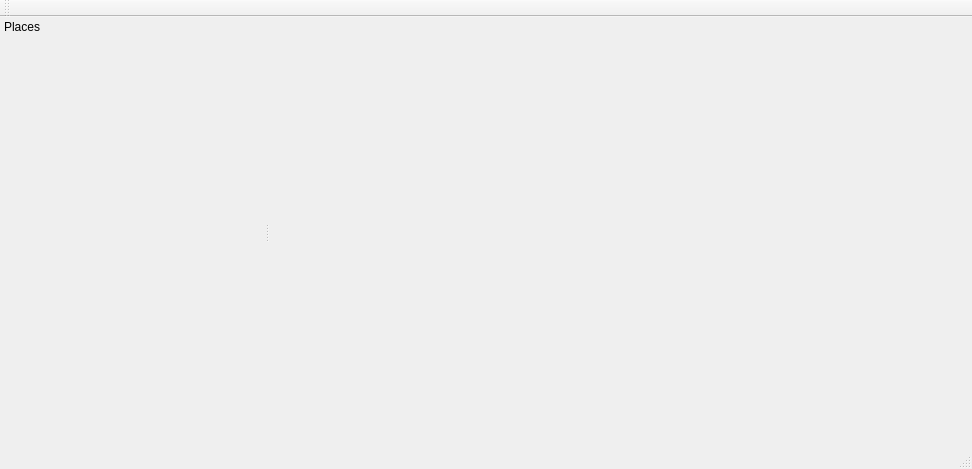
<?xml version="1.0" encoding="UTF-8"?>
<ui version="4.0">
 <class>MainWindow</class>
 <widget class="QMainWindow" name="MainWindow">
  <property name="geometry">
   <rect>
    <x>0</x>
    <y>0</y>
    <width>972</width>
    <height>469</height>
   </rect>
  </property>
  <property name="windowTitle">
   <string>MainWindow</string>
  </property>
  <property name="dockOptions">
   <set>QMainWindow::AllowNestedDocks|QMainWindow::AllowTabbedDocks|QMainWindow::AnimatedDocks|QMainWindow::VerticalTabs</set>
  </property>
  <widget class="QWidget" name="centralWidget">
   <layout class="QHBoxLayout" name="hLayoutCenter">
    <property name="leftMargin">
     <number>2</number>
    </property>
    <property name="topMargin">
     <number>0</number>
    </property>
    <property name="rightMargin">
     <number>2</number>
    </property>
    <property name="bottomMargin">
     <number>2</number>
    </property>
    <item>
     <layout class="QVBoxLayout" name="vLayoutCenter"/>
    </item>
   </layout>
  </widget>
  <widget class="QMenuBar" name="menuBar">
   <property name="geometry">
    <rect>
     <x>0</x>
     <y>0</y>
     <width>972</width>
     <height>27</height>
    </rect>
   </property>
   <property name="contextMenuPolicy">
    <enum>Qt::CustomContextMenu</enum>
   </property>
  </widget>
  <widget class="QToolBar" name="mainToolBar">
   <property name="contextMenuPolicy">
    <enum>Qt::CustomContextMenu</enum>
   </property>
   <property name="iconSize">
    <size>
     <width>22</width>
     <height>22</height>
    </size>
   </property>
   <attribute name="toolBarArea">
    <enum>TopToolBarArea</enum>
   </attribute>
   <attribute name="toolBarBreak">
    <bool>false</bool>
   </attribute>
  </widget>
  <widget class="QStatusBar" name="statusBar"/>
  <widget class="QDockWidget" name="dockWidget">
   <property name="contextMenuPolicy">
    <enum>Qt::CustomContextMenu</enum>
   </property>
   <property name="styleSheet">
    <string notr="true"/>
   </property>
   <property name="features">
    <set>QDockWidget::NoDockWidgetFeatures</set>
   </property>
   <property name="allowedAreas">
    <set>Qt::LeftDockWidgetArea|Qt::RightDockWidgetArea</set>
   </property>
   <property name="windowTitle">
    <string>Places</string>
   </property>
   <attribute name="dockWidgetArea">
    <number>1</number>
   </attribute>
   <widget class="QWidget" name="dockWidgetContents">
    <layout class="QVBoxLayout" name="verticalLayout">
     <property name="leftMargin">
      <number>2</number>
     </property>
     <property name="rightMargin">
      <number>2</number>
     </property>
     <item>
      <widget class="QStackedWidget" name="stackedWidget">
       <property name="baseSize">
        <size>
         <width>200</width>
         <height>0</height>
        </size>
       </property>
       <property name="currentIndex">
        <number>1</number>
       </property>
       <widget class="QWidget" name="pagePlace">
        <layout class="QVBoxLayout" name="verticalLayoutPlace">
         <property name="leftMargin">
          <number>2</number>
         </property>
         <property name="topMargin">
          <number>2</number>
         </property>
         <property name="rightMargin">
          <number>2</number>
         </property>
         <property name="bottomMargin">
          <number>2</number>
         </property>
        </layout>
       </widget>
       <widget class="QWidget" name="pageFolders">
        <layout class="QVBoxLayout" name="verticalLayoutFolders">
         <property name="leftMargin">
          <number>2</number>
         </property>
         <property name="topMargin">
          <number>2</number>
         </property>
         <property name="rightMargin">
          <number>2</number>
         </property>
         <property name="bottomMargin">
          <number>2</number>
         </property>
         <item>
          <widget class="QTreeView" name="treeView">
           <property name="styleSheet">
            <string notr="true">QTreeView{
	background-color: transparent;
	border-color: palette(Window);

}</string>
           </property>
           <property name="frameShape">
            <enum>QFrame::NoFrame</enum>
           </property>
           <property name="iconSize">
            <size>
             <width>22</width>
             <height>22</height>
            </size>
           </property>
           <attribute name="headerVisible">
            <bool>false</bool>
           </attribute>
          </widget>
         </item>
        </layout>
       </widget>
      </widget>
     </item>
    </layout>
   </widget>
  </widget>
 </widget>
 <layoutdefault spacing="6" margin="11"/>
 <resources/>
 <connections/>
</ui>
